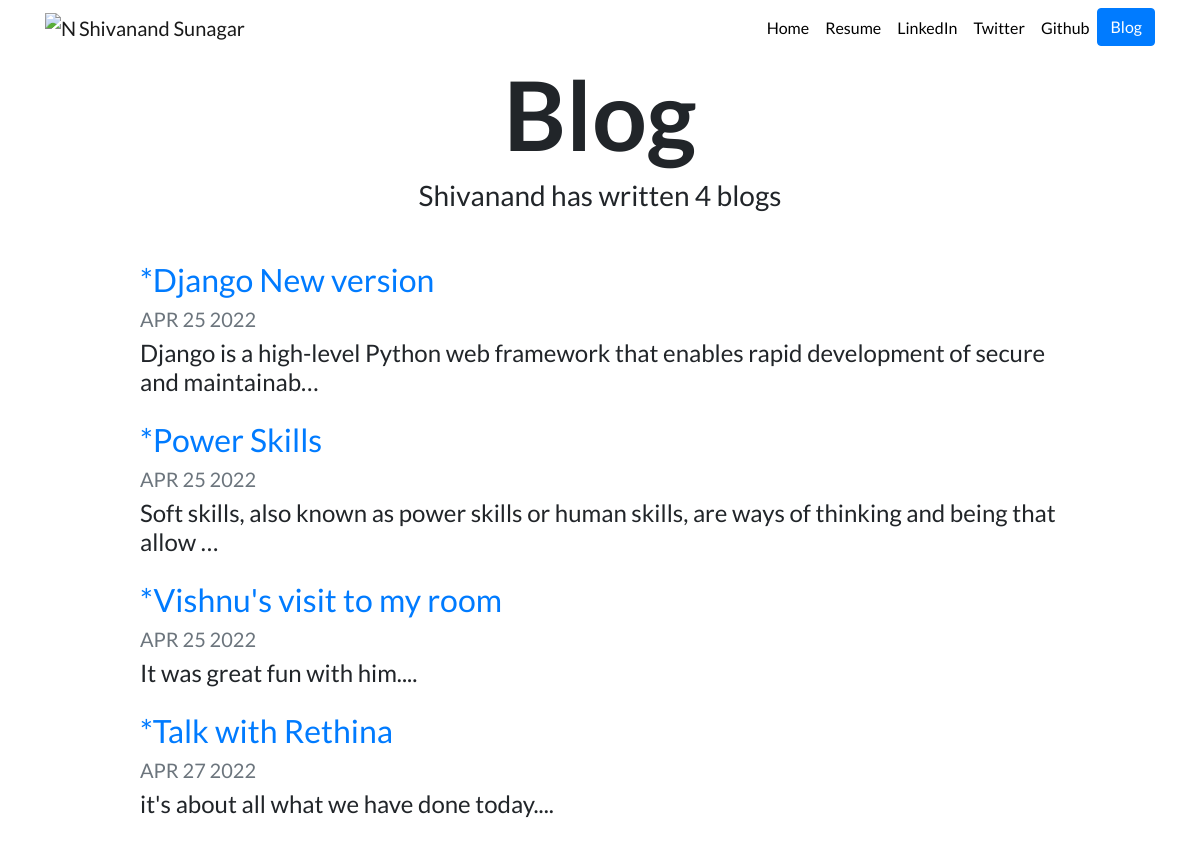
Screenshot of /blog/ with the database file from the repository.
### blog/models.py (models this page shows, shortened)
class Blog(models.Model):
    title = models.CharField(max_length=100)
    description = models.TextField(max_length=500)
    date = models.DateField()

### blog/views.py (the view)
# urls.py: path('', views.allblogs, name='allblogs'),
def allblogs(request):
    blogs = Blog.objects.all()
    return render(request, 'blog/blog.html', {'blogs': blogs, })

### blog/templates/blog/blog.html
{% extends "portfolio/base.html" %}
{% load static %}
{% block content %}
<h1 id="blogtitle" class="font-weight-bold text-center">Blog</h1>
<h3 class="text-center mb-5">Shivanand has written {{ blogs.count }} blog{{ blogs.count|pluralize }}</h3>
{% for blog in blogs %}
<div class="row justify-content-center my-3">
  <div class="col-md-10">
    <a href="{% url 'blog:detail' blog.id %}">
      <h2>*{{ blog.title }}</h2>
    </a>
    <h5 class="text-muted">{{ blog.date|date:'M d Y'|upper }}</h5>
    <h4>{{ blog.description|striptags|truncatechars:100 }}</h4>
  </div>
</div>
{% endfor %}
{% endblock %}

### portfolio/static/portfolio/style.css (style rules this page uses)
body { font-family: 'Lato', sans-serif; }
#blogtitle { font-size: 6rem; }

### rows the page displays
Blog: title "Django New version", date "APR 25 2022", description "Django is a high-level Python web framework that enables rapid development of secure and maintainab…"
Blog: title "Power Skills", date "APR 25 2022", description "Soft skills, also known as power skills or human skills, are ways of thinking and being that allow …"
Blog: title "Vishnu's visit to my room", date "APR 25 2022", description "It was great fun with him...."
Blog: title "Talk with Rethina", date "APR 27 2022", description "it's about all what we have done today...."

### other values shown
{{ blogs.count }} "4"
